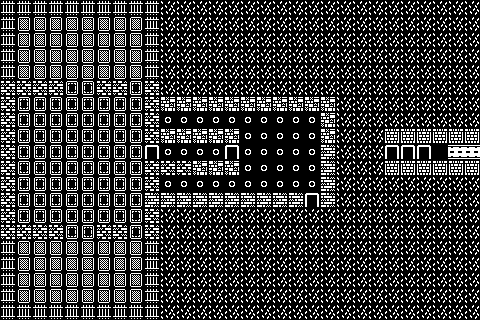

A 2D game scene composited from a Tiled map and its tileset images. What follows is a short description and the map's XML, with every tile layer's data as written:
An orthogonal 30x20 tile map with 16x16 px tiles, 1 tile layer (Tile Layer 1).

<map version="1.2" tiledversion="1.3.1" orientation="orthogonal" renderorder="right-down" compressionlevel="0" width="30" height="20" tilewidth="16" tileheight="16" infinite="0" nextlayerid="2" nextobjectid="1">
 <tileset firstgid="1" source="Monochrome.tsx" />
 <layer id="1" name="Tile Layer 1" width="30" height="20">
  <data encoding="csv">
102,102,102,102,102,102,102,102,102,102,8,8,8,8,8,8,8,8,8,8,8,8,8,8,8,8,8,8,8,8,
102,564,564,564,564,564,564,564,564,102,8,8,8,8,8,8,8,8,8,8,8,8,8,8,8,8,8,8,8,8,
102,564,564,564,564,564,564,564,564,102,8,8,8,8,8,8,8,8,8,8,8,8,8,8,8,8,8,8,8,8,
102,564,564,564,564,564,564,564,564,102,8,8,8,8,8,8,8,8,8,8,8,8,8,8,8,8,8,8,8,8,
102,564,564,564,564,564,564,564,564,102,8,8,8,8,8,8,8,8,8,8,8,8,8,8,8,8,8,8,8,8,
423,423,423,423,532,532,423,423,532,423,8,8,8,8,8,8,8,8,8,8,8,8,8,8,8,8,8,8,8,8,
423,532,532,532,532,532,532,532,532,423,417,417,417,417,417,417,417,417,417,417,417,8,8,8,8,8,8,8,8,8,
423,532,532,532,532,532,532,532,532,423,668,668,668,668,668,668,668,668,668,668,417,8,8,8,8,8,8,8,8,8,
423,532,532,532,532,532,532,532,532,423,417,417,417,417,417,668,668,668,668,668,417,8,8,8,588,588,588,588,588,588,
423,532,532,532,532,532,532,532,532,291,668,668,668,668,291,668,668,668,668,668,488,8,8,8,291,291,291,1,1610612745,1610612745,
423,532,532,532,532,532,532,532,532,423,423,423,417,417,417,668,668,668,668,668,488,8,8,8,588,588,588,588,588,588,
423,532,532,532,532,532,532,532,532,423,668,668,668,668,668,668,668,668,668,668,488,8,8,8,8,8,8,8,8,8,
423,532,532,532,532,532,532,532,532,488,488,488,488,488,488,488,488,488,488,329,488,8,8,8,8,8,8,8,8,8,
423,532,532,532,532,532,532,532,532,423,8,8,8,8,8,8,8,8,8,8,8,8,8,8,8,8,8,8,8,8,
423,423,423,423,532,532,423,423,532,423,8,8,8,8,8,8,8,8,8,8,8,8,8,8,8,8,8,8,8,8,
102,564,564,564,564,564,564,564,564,102,8,8,8,8,8,8,8,8,8,8,8,8,8,8,8,8,8,8,8,8,
102,564,564,564,564,564,564,564,564,102,8,8,8,8,8,8,8,8,8,8,8,8,8,8,8,8,8,8,8,8,
102,564,564,564,564,564,564,564,564,102,8,8,8,8,8,8,8,8,8,8,8,8,8,8,8,8,8,8,8,8,
102,564,564,564,564,564,564,564,564,102,8,8,8,8,8,8,8,8,8,8,8,8,8,8,8,8,8,8,8,8,
102,102,102,102,102,102,102,102,102,102,8,8,8,8,8,8,8,8,8,8,8,8,8,8,8,8,8,8,8,8
</data>
 </layer>
</map>
